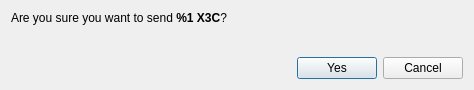
<?xml version="1.0" encoding="UTF-8"?>
<ui version="4.0">
 <class>ConfirmSendDialog</class>
 <widget class="QDialog" name="ConfirmSendDialog">
  <property name="windowModality">
   <enum>Qt::ApplicationModal</enum>
  </property>
  <property name="geometry">
   <rect>
    <x>0</x>
    <y>0</y>
    <width>474</width>
    <height>90</height>
   </rect>
  </property>
  <property name="windowTitle">
   <string>Confirm sending %1 X3C</string>
  </property>
  <layout class="QVBoxLayout" name="verticalLayout">
   <item>
    <layout class="QVBoxLayout" name="verticalLayout_2">
     <item>
      <widget class="QLabel" name="m_confirmLabel">
       <property name="text">
        <string>&lt;html&gt;&lt;head/&gt;&lt;body&gt;&lt;p&gt;Are you sure you want to send &lt;strong&gt;%1 X3C&lt;/strong&gt;?&lt;/p&gt;&lt;/body&gt;&lt;/html&gt;</string>
       </property>
       <property name="textFormat">
        <enum>Qt::RichText</enum>
       </property>
      </widget>
     </item>
     <item>
      <widget class="QLabel" name="m_paymentIdLabel">
       <property name="text">
        <string/>
       </property>
       <property name="textFormat">
        <enum>Qt::RichText</enum>
       </property>
      </widget>
     </item>
    </layout>
   </item>
   <item>
    <spacer name="verticalSpacer">
     <property name="orientation">
      <enum>Qt::Vertical</enum>
     </property>
     <property name="sizeHint" stdset="0">
      <size>
       <width>20</width>
       <height>40</height>
      </size>
     </property>
    </spacer>
   </item>
   <item>
    <layout class="QHBoxLayout" name="horizontalLayout_2">
     <item>
      <spacer name="horizontalSpacer">
       <property name="orientation">
        <enum>Qt::Horizontal</enum>
       </property>
       <property name="sizeHint" stdset="0">
        <size>
         <width>40</width>
         <height>20</height>
        </size>
       </property>
      </spacer>
     </item>
     <item>
      <widget class="QPushButton" name="m_okButton">
       <property name="text">
        <string>Yes</string>
       </property>
       <property name="icon">
        <iconset resource="../../resources.qrc">
         <normaloff>:/icons/transaction</normaloff>:/icons/transaction</iconset>
       </property>
      </widget>
     </item>
     <item>
      <widget class="QPushButton" name="m_cancelButton">
       <property name="text">
        <string>Cancel</string>
       </property>
       <property name="icon">
        <iconset resource="../../resources.qrc">
         <normaloff>:/icons/cancel</normaloff>:/icons/cancel</iconset>
       </property>
      </widget>
     </item>
    </layout>
   </item>
  </layout>
 </widget>
 <resources>
  <include location="../../resources.qrc"/>
 </resources>
 <connections>
  <connection>
   <sender>m_okButton</sender>
   <signal>clicked()</signal>
   <receiver>ConfirmSendDialog</receiver>
   <slot>accept()</slot>
   <hints>
    <hint type="sourcelabel">
     <x>500</x>
     <y>62</y>
    </hint>
    <hint type="destinationlabel">
     <x>276</x>
     <y>44</y>
    </hint>
   </hints>
  </connection>
  <connection>
   <sender>m_cancelButton</sender>
   <signal>clicked()</signal>
   <receiver>ConfirmSendDialog</receiver>
   <slot>reject()</slot>
   <hints>
    <hint type="sourcelabel">
     <x>417</x>
     <y>62</y>
    </hint>
    <hint type="destinationlabel">
     <x>276</x>
     <y>44</y>
    </hint>
   </hints>
  </connection>
 </connections>
</ui>
